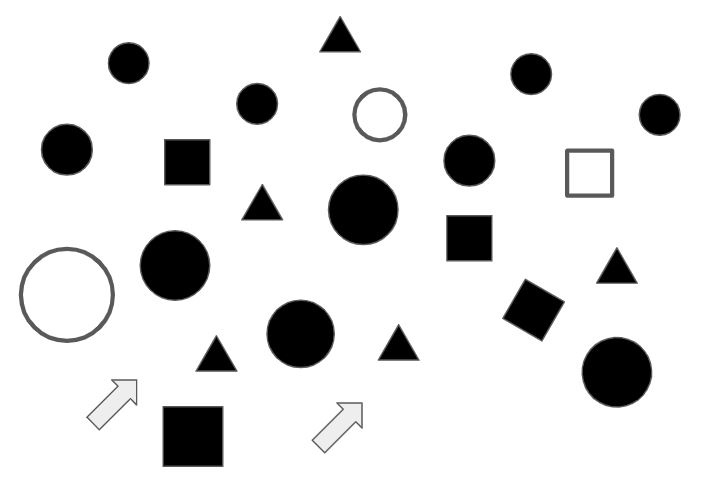
#> input picture week12/severalPatten.jpg, 725 x 501 px
$ python ex6.py
#> lines starting #> are read from the running program, lines starting #| are printed output that depends on the picture; after the words box and inside, x2 and y2 are one past the last pixel; in counts of white or black regions, pixels touching at a corner belong together
import cv2
import numpy as np
img = cv2.imread('severalPatten.jpg')
#> img is the input picture: shape (501, 725, 3); min 0, max 255, mean 226.8
gray = cv2.cvtColor(img, cv2.COLOR_BGR2GRAY)
edges = cv2.Canny(gray, 180, 250)
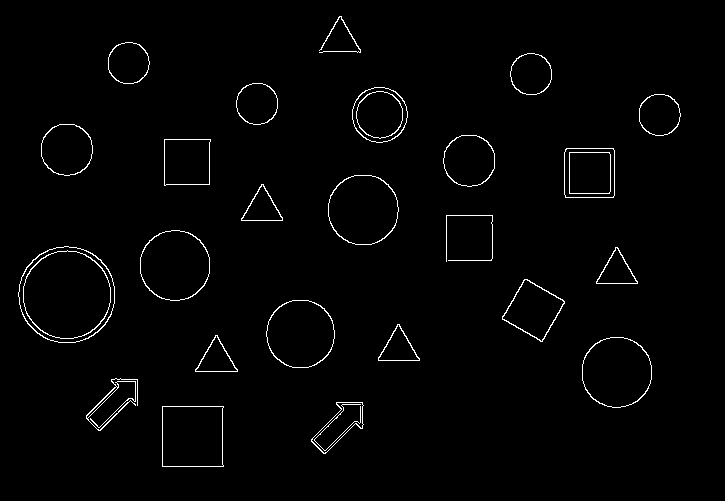
#> edges: shape (501, 725); 1.6% white in thin lines or dots, all inside (x1, y1, x2, y2) = (18, 16, 681, 467)
gray = cv2.medianBlur(gray, 3)
circles = cv2.HoughCircles(gray, cv2.HOUGH_GRADIENT, 1,
                           80, param1=250, param2=35, minRadius=20, maxRadius=100)
#> circles = [[66.5, 293.5, 47.9], [616.5, 371.5, 34.6], [362.5, 208.5, 34.9], [256.5, 103.5, 21], [530.5, 73.5, 21], [173.5, 264.5, 35.1], [468.5, 159.5, 25.4], [66.5, 148.5, 25.4], [658.5, 114.5, 20.5], [300.5, 334.5, 33], [379.5, 115.5, 26.6], [128.5, 62.5, 20.25]]
circles = np.uint16(np.around(circles))
#> circles = [[66, 294, 48], [616, 372, 35], [362, 208, 35], [256, 104, 21], [530, 74, 21], [174, 264, 35], [468, 160, 25], [66, 148, 25], [658, 114, 20], [300, 334, 33], [380, 116, 27], [128, 62, 20]]

for i in circles[0, :]:
    cv2.circle(img, (i[0], i[1]), i[2], (0, 0, 255), 2)
    cv2.circle(img, (i[0], i[1]), 2, (0, 0, 255), 3)
    txt = 'r:'+str(i[2])
    cv2.putText(img, txt, (i[0], i[1]), cv2.FONT_HERSHEY_SIMPLEX,
                0.8, (255, 255, 5), 2, cv2.LINE_AA)
#> this loop made 12 passes
#> (i, txt) on passes 1 to 12: ([66, 294, 48], 'r:48'), ([616, 372, 35], 'r:35'), ([362, 208, 35], 'r:35'), ([256, 104, 21], 'r:21'), ([530, 74, 21], 'r:21'), ([174, 264, 35], 'r:35'), ([468, 160, 25], 'r:25'), ([66, 148, 25], 'r:25'), ([658, 114, 20], 'r:20'), ([300, 334, 33], 'r:33'), ([380, 116, 27], 'r:27'), ([128, 62, 20], 'r:20')
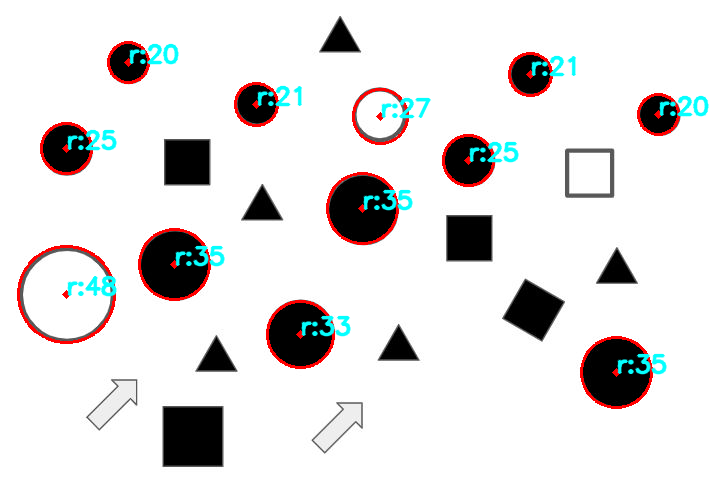
#> img: shape (501, 725, 3); 3.83% of pixels changed, all inside (x1, y1, x2, y2) = (17, 41, 710, 409)
cv2.imshow('detected circle', img)
cv2.waitKey()
